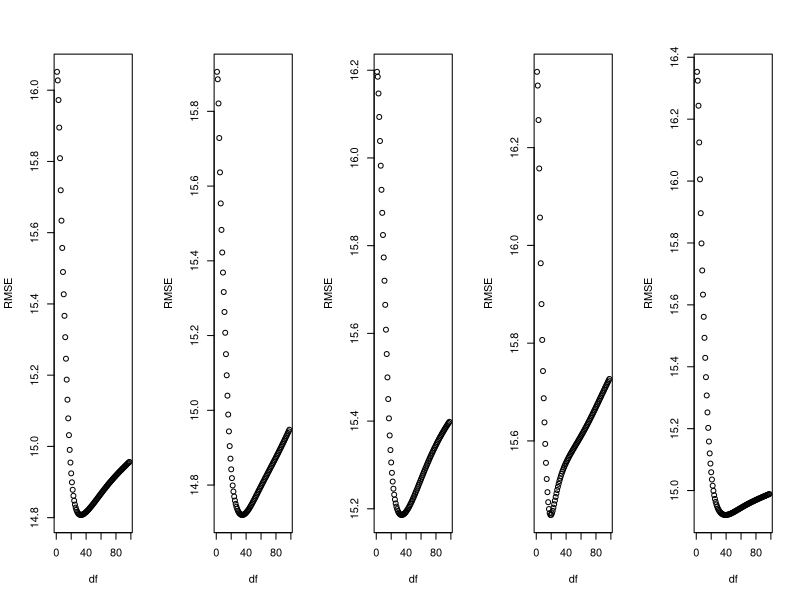
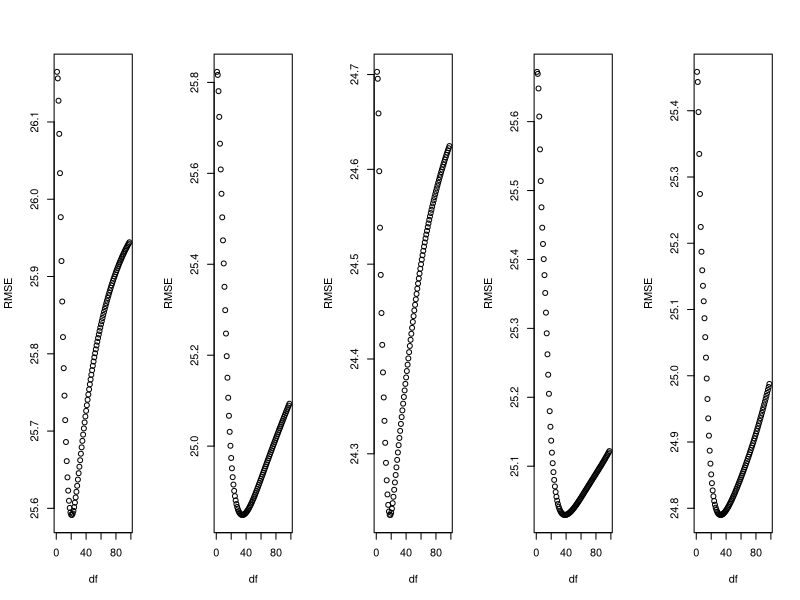
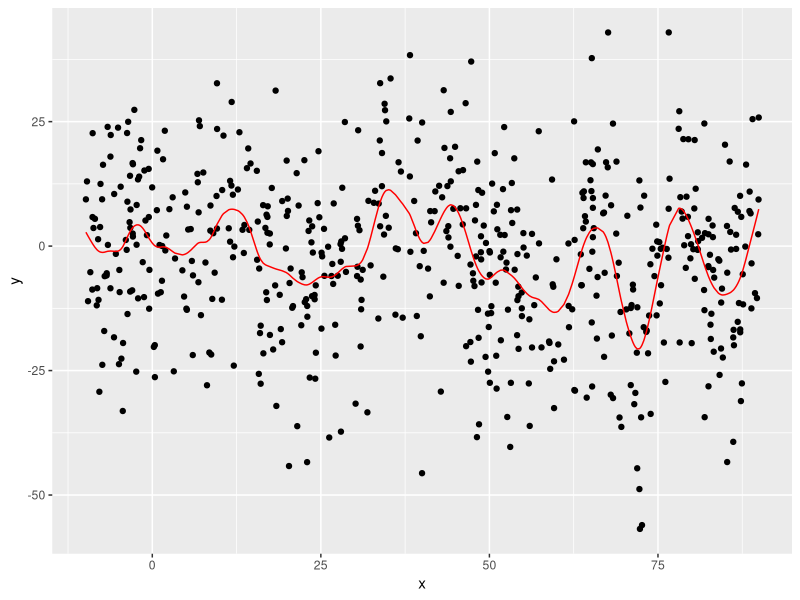
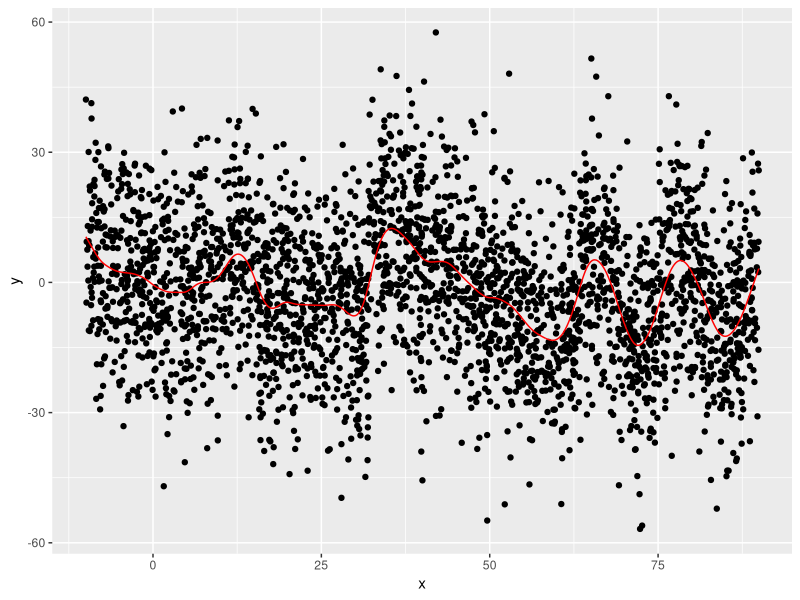
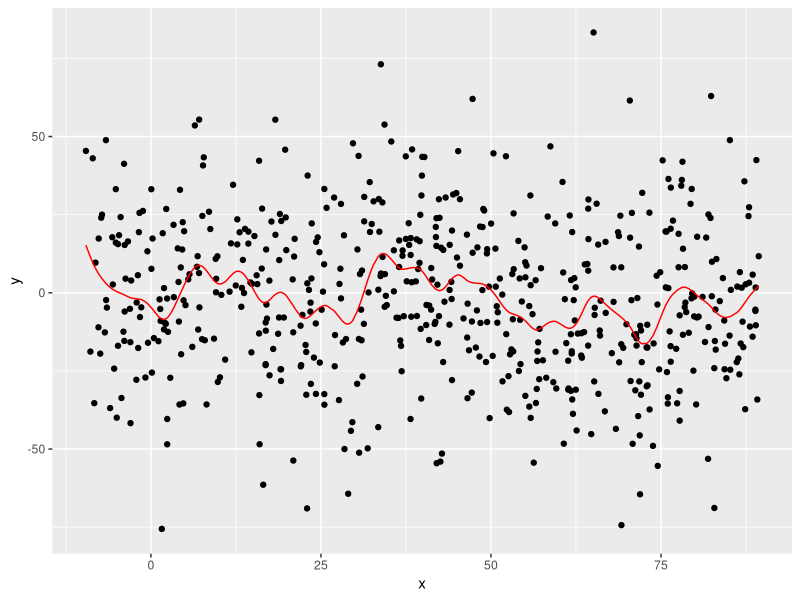
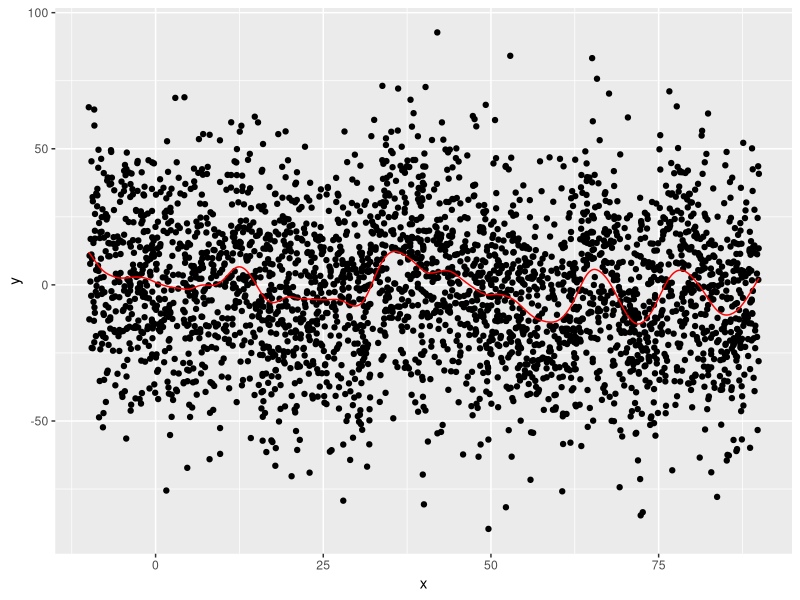

The R script that drew these images, in order:
## ---- chunk 1
knitr::opts_chunk$set(echo = TRUE, fig.width=8, fig.height=4.5)

# Load packages
library(tidyverse)
data1 <- read_csv("data/data1.csv")
data2 <- read_csv("data/data2.csv")
## ---- chunk 2
#randomly sample without replacement a fifth of the dataset  
set.seed(5555)
ind1<-sample(nrow(data1),dim(data1)[1]/5, replace = FALSE)
ftest1<-data1[ind1,]
ftrain1<-data1[-ind1,] #the remaining data makes up the pseudotraining set.
fpstrain1<-ftrain1

#repeat process above ensuring that the sample is distinct from the first by sampling from the remaining data.  
##(4)
ind2<-sample(nrow(ftrain1),dim(ftrain1)[1]/4, replace = FALSE)
ftest2<-ftrain1[ind2,]
ftrain2<-ftrain1[-ind2,] 
fpstrain2<-bind_rows(ftest1, ftrain2) #collect remaining data to create pseudotraining set

#process is repeated here until all five combinationations are made.
##(5)
ind3<-sample(nrow(ftrain2),dim(ftrain2)[1]/3, replace = FALSE)
ftest3<-ftrain2[ind3,]
ftrain3<-ftrain2[-ind3,]
fpstrain3<-bind_rows(ftest1,ftest2,ftrain3)

##(6)
ind4<-sample(nrow(ftrain3),dim(ftrain3)[1]/2, replace = FALSE)
ftest4<-ftrain3[ind4,]
ftrain4<-ftrain3[-ind4,]
fpstrain4<-bind_rows(ftest1,ftest2,ftest3,ftrain4)

##(100)
ind5<-sample(nrow(ftrain4),dim(ftrain4)[1], replace = FALSE)
ftest5<-ftrain4[ind5,]
ftrain5<-ftrain4[-ind5,]
fpstrain5<-bind_rows(ftest1,ftest2,ftest3,ftest4)

#check if all values in the five pseudotest sets are distinct
kuona1<-bind_rows(ftest1,ftest2,ftest3,ftest4,ftest5)
kk1<-distinct(kuona1)
dim(kk1)[1]
## ---- chunk 3
#use the same sampling algorithm and apply it to data2 
set.seed(369)
ind1<-sample(nrow(data2),dim(data2)[1]/5, replace = FALSE)
stest1<-data2[ind1,]
strain1<-data2[-ind1,]
spstrain1<-strain1


ind2<-sample(nrow(strain1),dim(strain1)[1]/4, replace = FALSE)
stest2<-strain1[ind2,]
strain2<-strain1[-ind2,] 
spstrain2<-bind_rows(stest1, strain2)

ind3<-sample(nrow(strain2),dim(strain2)[1]/3, replace = FALSE)
stest3<-strain2[ind3,]
strain3<-strain2[-ind3,]
spstrain3<-bind_rows(stest1,stest2,strain3)

ind4<-sample(nrow(strain3),dim(strain3)[1]/2, replace = FALSE)
stest4<-strain3[ind4,]
strain4<-strain3[-ind4,]
spstrain4<-bind_rows(stest1,stest2,stest3,strain4)

ind5<-sample(nrow(strain4),dim(strain4)[1], replace = FALSE)
stest5<-strain4[ind5,]
strain5<-strain4[-ind5,]
spstrain5<-bind_rows(stest1,stest2,stest3,stest4)


kuona2<-bind_rows(stest1,stest2,stest3,stest4,stest5)
kk2<-distinct(kuona2)
## ---- chunk 4
opt<-function(train, test){
  n=99 #maximum possible df
  mat <- mat.or.vec(n,1) # makes empty vector for keeping track of the minimum rsme and df
for (i in 2:n) { # loops goes through all possible df from the least df=2 up to n
  smodel <- smooth.spline(x=train$x, y=train$y, df=i)
  tidymodel<-smodel%>%
    broom::augment()
  output<-predict(smodel, test$x)%>%
    tibble::as.tibble()
  rmse<- mean((test$y - output$y)^2)%>%
    sqrt()#calculates the rsme of the model fitted
   mat[i]<-rmse
   
}
  plot(mat[2:n], ylab ="RMSE", xlab = "df")
return(which(mat[2:n] == min(mat[2:n])))
}
#mat<-as.data.frame(mat)
#mat<-mat.or.vec(10,1)
#mat<-c(1,2,5,6,2,3,5,5,7,5)
## ---- chunk 5
par(mfcol=c(1,5))
optfdf<-mean(c(opt(fpstrain1,ftest1),opt(fpstrain2,ftest2),opt(fpstrain3,ftest3),opt(fpstrain4,ftest4),opt(fpstrain5,ftest5)))
#par(mfcol=c(1,5))
optsdf<-mean(c(opt(spstrain1,stest1),opt(spstrain2,stest2),opt(spstrain3,stest3),opt(spstrain4,stest4),opt(spstrain5,stest5)))
optfdf
optsdf
smooth.spline(x=data1$x, y=data1$y, cv=T)
smooth.spline(x=data2$x, y=data2$y, cv=T)
## ---- chunk 6
tidy3 <- smooth.spline(x=ftest3$x,y=ftest3$y,df=optfdf) %>% 
  broom::augment() 
plot3 <- ggplot(tidy3, aes(x=x)) +
  geom_point(aes(y=y)) +
  geom_line(aes(y=.fitted), col="red")
plot3
## ---- chunk 7
tidy1 <- smooth.spline(x=data1$x,y=data1$y,df=optfdf) %>% 
  broom::augment() 
plot1 <- ggplot(tidy1, aes(x=x)) +
  geom_point(aes(y=y)) +
  geom_line(aes(y=.fitted), col="red")
plot1
## ---- chunk 8
tidy4 <- smooth.spline(x=stest3$x,y=stest3$y,df=optsdf) %>% 
  broom::augment() 
plot4 <- ggplot(tidy4, aes(x=x)) +
  geom_point(aes(y=y)) +
  geom_line(aes(y=.fitted), col="red")
plot4
## ---- chunk 9
tidy2 <- smooth.spline(x=data2$x,y=data2$y,df=optsdf) %>% 
  broom::augment() 
plot2 <- ggplot(tidy2, aes(x=x)) +
  geom_point(aes(y=y)) +
  geom_line(aes(y=.fitted), col="red")
plot2
## ---- chunk 10
err1<-data1$y - tidy1$.fitted
m1<-round(mean(err1,na.rm=T), 4)
s1<-round(sd(err1,na.rm=T),3)
err2<-data2$y - tidy2$.fitted
m2<-round(mean(err2,na.rm=T),4)
s2<-round(sd(err2,na.rm=T),3)
